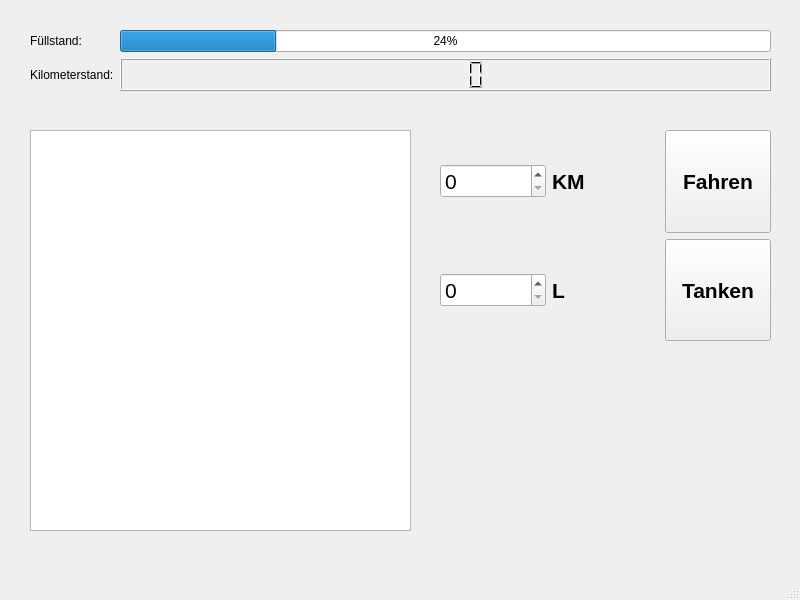
<?xml version="1.0" encoding="UTF-8"?>
<ui version="4.0">
 <class>AutoUI</class>
 <widget class="QMainWindow" name="AutoUI">
  <property name="geometry">
   <rect>
    <x>0</x>
    <y>0</y>
    <width>800</width>
    <height>600</height>
   </rect>
  </property>
  <property name="windowTitle">
   <string>MainWindow</string>
  </property>
  <widget class="QWidget" name="centralwidget">
   <widget class="QListView" name="listView">
    <property name="geometry">
     <rect>
      <x>30</x>
      <y>130</y>
      <width>381</width>
      <height>401</height>
     </rect>
    </property>
   </widget>
   <widget class="QWidget" name="">
    <property name="geometry">
     <rect>
      <x>30</x>
      <y>30</y>
      <width>741</width>
      <height>61</height>
     </rect>
    </property>
    <layout class="QGridLayout" name="gridLayout">
     <item row="0" column="0">
      <widget class="QLabel" name="label">
       <property name="text">
        <string>Füllstand:</string>
       </property>
      </widget>
     </item>
     <item row="1" column="0">
      <widget class="QLabel" name="label_2">
       <property name="text">
        <string>Kilometerstand:</string>
       </property>
      </widget>
     </item>
     <item row="1" column="1">
      <widget class="QLCDNumber" name="lcdNumber"/>
     </item>
     <item row="0" column="1">
      <widget class="QProgressBar" name="progressBar">
       <property name="value">
        <number>24</number>
       </property>
      </widget>
     </item>
    </layout>
   </widget>
   <widget class="QWidget" name="">
    <property name="geometry">
     <rect>
      <x>440</x>
      <y>130</y>
      <width>331</width>
      <height>211</height>
     </rect>
    </property>
    <layout class="QGridLayout" name="gridLayout_2">
     <item row="1" column="1">
      <widget class="QLabel" name="label_4">
       <property name="font">
        <font>
         <pointsize>16</pointsize>
         <weight>75</weight>
         <bold>true</bold>
        </font>
       </property>
       <property name="text">
        <string>L</string>
       </property>
      </widget>
     </item>
     <item row="0" column="0">
      <widget class="QSpinBox" name="spinBox">
       <property name="font">
        <font>
         <pointsize>16</pointsize>
        </font>
       </property>
      </widget>
     </item>
     <item row="0" column="1">
      <widget class="QLabel" name="label_3">
       <property name="font">
        <font>
         <pointsize>16</pointsize>
         <weight>75</weight>
         <bold>true</bold>
        </font>
       </property>
       <property name="text">
        <string>KM</string>
       </property>
      </widget>
     </item>
     <item row="1" column="0">
      <widget class="QSpinBox" name="spinBox_2">
       <property name="font">
        <font>
         <pointsize>16</pointsize>
        </font>
       </property>
      </widget>
     </item>
     <item row="0" column="2">
      <widget class="QPushButton" name="pushButton">
       <property name="sizePolicy">
        <sizepolicy hsizetype="Minimum" vsizetype="Expanding">
         <horstretch>0</horstretch>
         <verstretch>30</verstretch>
        </sizepolicy>
       </property>
       <property name="font">
        <font>
         <pointsize>16</pointsize>
         <weight>75</weight>
         <bold>true</bold>
        </font>
       </property>
       <property name="toolTip">
        <string extracomment="brum brum"/>
       </property>
       <property name="text">
        <string>Fahren</string>
       </property>
      </widget>
     </item>
     <item row="1" column="2">
      <widget class="QPushButton" name="pushButton_2">
       <property name="sizePolicy">
        <sizepolicy hsizetype="Minimum" vsizetype="Expanding">
         <horstretch>0</horstretch>
         <verstretch>30</verstretch>
        </sizepolicy>
       </property>
       <property name="font">
        <font>
         <pointsize>16</pointsize>
         <weight>75</weight>
         <bold>true</bold>
        </font>
       </property>
       <property name="toolTip">
        <string extracomment="glug glug glug"/>
       </property>
       <property name="text">
        <string>Tanken</string>
       </property>
      </widget>
     </item>
    </layout>
   </widget>
  </widget>
  <widget class="QMenuBar" name="menubar">
   <property name="geometry">
    <rect>
     <x>0</x>
     <y>0</y>
     <width>800</width>
     <height>20</height>
    </rect>
   </property>
  </widget>
  <widget class="QStatusBar" name="statusbar"/>
 </widget>
 <resources/>
 <connections/>
</ui>
